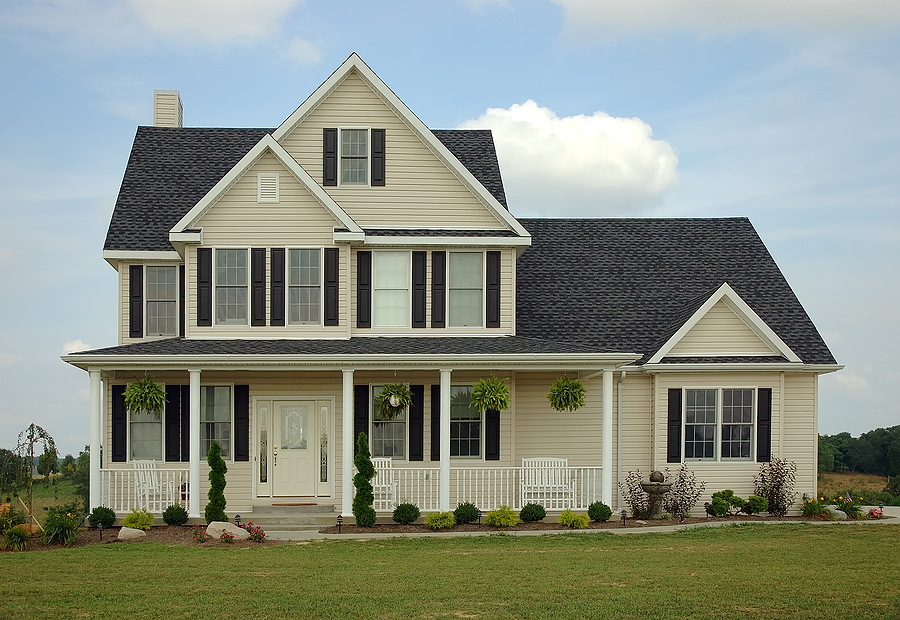
#> input picture 08_Inteligencia_Artificial/04_Visao_Computacional/02_Filtros_e_Atributos/imagens/casa.jpg, 900 x 620 px, found by its file name
$ jupyter execute 08.1_deteccao_de_bordas.ipynb   (older library calls are emulated)
#> lines starting #> are read from the running program, lines starting #| are printed output that depends on the picture
## Detecção de bordas
***

Detectar bordas em uma imagem é um conceito importante e tem muitas aplicações. Detectar bordas pode nos ajudar a saber mais sobre a estrutura e o limite dos objetos em uma imagem. As bordas são definidas como partes de imagens onde há mudanças significativas nos valores  de  pixel  ao  atravessar  a imagem.  O  que  isso  significa?

Digamos  que  estamos digitalizando  uma  imagem  da  esquerda  para  a  direita,  e  enquanto  examinamos  a  imagem, percebemos que o valor de pixel, do pixel anterior, é muito menor que o valor de pixel, do pixel atual. Isso implica que o pixel atual pode ser provavelmente um pixel de borda. Como vimos anteriormente, uma derivada de imagem é a maneira de encontrar a mudança nos valores de pixel e, portanto, pode ser uma maneira ingênua de encontrar bordas em uma imagem.

Usando uma derivada de imagem, podemos encontrar pixels onde há alteração nos valores de pixels entre  os  pixels  vizinhos  e  esse  pixel  provavelmente  será  parte  de  uma  borda.  Usar  apenas derivados  de  imagem  não  é  muito  robusto.  Imagens  com  muito  barulho (noise) produzirão muitas bordas falsas, o que reduzirá a qualidade geral do seu sistema de visão. Existem técnicas de  detecção  de  bordas  mais  sofisticadas,  como  os  detectores  de  borda  **Sobel  e  Canny**  que abordaremos agora e que são mais robustos e produzem menos resultados falsos.

O gradiente de imagem é um dos blocos de construção fundamentais no processamento de imagens de visão computacional. Usamos gradientes para detectar bordas em imagens, o que nos permite encontrar contornos de objetos em imagens. Nós os usamos como entradas para quantificar imagens através da extração de recursos -na verdade, descritores de imagem bem  sucedidos  e  bem  conhecidos,  como  Histograma  de  Gradientes  Orientados  e  SIFT,  são construídos com representações de gradiente de imagem. As imagens de gradiente são usadas para construir mapas de saliência, que destacam os assuntos de uma imagem.

Usamos gradientes o tempo todo em visão computacional e processamento de imagem. Podemos dizer que eles são um dos blocos de construção mais importantes e vamos discuti-los em detalhes antes de praticar com o OpenCV.

***
### Gradiente de Imagem
***

Os gradientes de imagem são usados como blocos de construção básicos em muitas aplicações  de  processamento  de  imagem  e  visão  computacional. No  entanto,  a  aplicação principal de gradientes de imagem é na detecção de borda.

Como o nome sugere, a detecção de bordas é o processo de encontrar bordas em uma imagem, o que revela informações estruturais sobre os objetos em uma imagem. As bordas podem, portanto, corresponder a:

* Limites de um objeto em uma imagem
* Limites de sombras ou condições de iluminação em uma imagem
* Limites de "partes" dentro de um objeto

Abaixo temos uma imagem com as bordas sendo detectadas:

À esquerda, temos nossa imagem de entrada original. À direita, temos nossa imagem com bordas detectadas - comumente chamado de mapa de bordas (edge map). A imagem à direita revela claramente a estrutura e o esboço dos objetos em uma imagem. Observe como o contorno  do rosto é claramente  revelado.  Usando  este  esboço,  podemos  então  aplicar contornos (Contours) para extrair os objetos reais da região ou quantificar as formas para que possamos  identificá-los  mais  tarde.  Assim  como  os  gradientes  de  imagem  são  blocos  de construção para métodos como a detecção de bordas, a detecção de bordas também é um bloco  de  construção  para  o  desenvolvimento  de  uma  aplicação  completa  de  visão computacional. Então, como podemos encontrar essas bordas em uma imagem? O primeiro passo é calcular o gradiente da imagem.

Formalmente, um gradiente de imagem é definido como uma mudança direcional na intensidade da imagem. Explicando: em cada pixel da imagem de entrada (escala de cinza), um gradiente mede a mudança na intensidade do pixel em uma determinada direção. Ao estimar a direção ou a orientação juntamente com a magnitude (ou seja, quão forte é a mudança de direção), podemos detectar regiões de uma imagem que se parecem com bordas.

Na  prática,  os  gradientes  de  imagem  são  estimados  usando  kernels  (conforme estudamos anteriormente), assim como fizemos usando alisamento (Smoothing) e desfocagem (Blurring)- mas desta vez estamos tentando encontrar os componentes estruturais da imagem. Nosso  objetivo  aqui  é  encontrar  a  mudança  de  direção  para  o  pixel  central  marcado  em vermelho na direção x e y:

No  entanto,  antes de  mergulhar  em  kernels  para  a  estimativa  de  gradiente,  vamos realmente passar pelo processo de computação do gradiente manualmente. O primeiro passo é simplesmente encontrar e marcar os pixels norte, sul, leste e oeste ao redor do pixel central.

Na imagem acima, examinamos a vizinhança 3x3 que circunda o pixel central (252). Nossos valores x correm da esquerda para a direita e nossos valores y de cima para baixo. Para calcular qualquer mudança de direção, precisaremos dos pixels norte, sul, leste e oeste, que são marcados na figura abaixo.

Se indicarmos a nossa imagem de entrada como I, então definimos os pixels norte, sul, leste e oeste usando a seguinte notação:

* **Norte**: $I(x, y - 1)$
* **Sul**: $I(x, y + 1)$
* **Leste**: $I(x + 1, y)$
* **Oeste**: $I(x - 1, y)$

Esses quatro valores são críticos no cálculo das mudanças na intensidade da imagem tanto na direção x quanto na y. Para demonstrar isso, vamos calcular a mudança vertical ou a alteração y tomando a diferença entre os pixels norte e sul:

$$G_y = I(x, y - 1) - I(x, y + 1)$$

Da mesma forma, podemos calcular a mudança horizontal ou a mudança x, tomando a diferença entre os pixels leste e oeste:

$$G_x = I(x + 1, y) - I(x - 1, y)$$

Agora temos $G_x$ e $G_y$, que representam a alteração na intensidade da imagem para o pixel central na direção x e y. Mas a grande questão é: o que fazemos com esses valores? Para responder  a  isso,  precisaremos  definir  dois  novos  termos - a  magnitude  do  gradiente  e  a orientação do gradiente.

A **magnitude do gradiente** é usada para medir quão forte é a mudança na intensidade da imagem. A magnitude do gradiente é um número de valor real que quantifica a "força" da mudança de intensidade.

A **orientação do gradiente** é  usada  para  determinar  em  que  direção  a  mudança  de intensidade  está  apontando.  Como  o  nome  sugere,  a  orientação  do  gradiente  nos  dará  um ângulo que podemos usar para quantificar a direção da mudança.

Por exemplo, veja a seguinte visualização da orientação do gradiente:

À  esquerda,  temos  uma  região 3x3 de  uma  imagem  onde  a  metade  superior  da imagem  é  branca  e  a  metade  inferior  da  imagem  é  preta.  A  orientação  do  gradiente  é, portanto, 90º.

E  à  direita  temos  outra  vizinhança  3x3  de  uma  imagem,  onde  a  região  triangular superior é branca e a região triangular inferior é preta. Aqui podemos ver a mudança de direção é igual a 45º.

Intuitivamente,  as  mudanças  na  direção  fazem  sentido,  pois  podemos  realmente visualizar  o  resultado. Mas,  como realmente calculamos  a  magnitude  e  orientação  do gradiente? Vamos  ver  se  podemos  desmistificar  o  cálculo  da orientação e  da  magnitude. Comecemos com uma imagem 3x3:

Aqui podemos ver que o pixel central está marcado em vermelho. O próximo passo na determinação da orientação e da magnitude do gradiente é realmente calcular as mudanças no gradiente na direção x e y. Felizmente, já sabemos como fazer isso - eles são simplesmente os valores  $G_x$ e  $G_y$ que  calculamos  anteriormente! Usando $G_x$ e $G_y$,  podemos  aplicar  alguma trigonometria básica para calcular a magnitude e orientação do gradiente G:

Inspecionando  este  triângulo  você  pode  ver  que  a  magnitude  do  gradiente  G  é  a hipotenusa  do  triângulo.  Portanto,  tudo  o  que  precisamos  fazer  é  aplicar  o  teorema  de Pitágoras (lembra disso, das aulas de Matemática da sétima série, quando você se perguntava quando  usaria  isso  na  sua  vida?  Parece  que  o  momento  chegou) e  acabaremos  com  a magnitude do gradiente:

$$G = \sqrt{G_x^2 + G_y^2}$$

A  orientação  do  gradiente  pode  então  ser  dada  como  a  proporção  de  $G_y$ para  $G_x$. Tecnicamente, usamos o $tan^{-1}$ para calcular a orientação do gradiente, mas isso poderia levar a valores  indefinidos  e  então usaremos  a  função  arctan2  para  representar  os  diferentes quadrantes em vez disso:

$$\theta = arctan2(G_y, G_x) \times (\frac{180}{\pi})$$

A função arctan2 nos dá a orientação em radianos, que então convertemos em graus multiplicando pela proporção de $\frac{180}{\pi}$. Vamos prosseguir e calcular manualmente G e $\theta$ para que possamos ver como o processo éfeito:

Na imagem acima, temos uma imagem onde o terço superior é branco e os dois terços inferiores são pretos. Usando as equações para $G_x$ e $G_y$, chegamos a:

$$G_x = 0 - 0 = 0 e G_y = 255 - 0 = 255$$

Conectando esses valores em nossa equação de magnitude de gradiente, obtemos:

$$G = \sqrt{0^2 + 255^2} = 255$$

Quanto à nossa orientação do gradiente, temos:

$$\theta = arctan2(255, 0) \times (\frac{180}{\pi}) = 90º$$

Com  certeza,  o  gradiente  do  pixel  central  está  apontando  como  verificado  pelo $\theta = 90º$. Não é tão difícil calcular a magnitude e a orientação do gradiente não é mesmo? Vamos fazer outro exemplo só por diversão:

Nesta imagem podemos ver que a região triangular inferior é branca, enquanto a região triangular superior é preto. Calculando $G_x$ e $G_y$ chegamos a:

$$G_x = 0 - 255 = -255 e G_y = 0 - 255 = -255$$

O que nos deixa com uma magnitude de gradiente de:

$$G = \sqrt{255^2 + 255^2} = 360.62$$

E uma orientação de gradiente de:

$$\theta = arctan2(-255, -255) \times (\frac{180}{\pi}) = -135º$$

Com  certeza,  nosso  gradiente  está  apontando  para  baixo  e  para  a  esquerda  em  um ângulo de -135º.

Claro, apenas calculamos nossa orientação e magnitude do gradiente para dois valores de pixel exclusivos: 0 e 255. Normalmente, você informaria a orientação e a magnitude em uma imagem em escala de cinza onde o intervalo de valores seria [0, 255].

***

[cell 1]
from matplotlib import pyplot as plt
import numpy as np
import cv2

def show(img):
    """
    Redimensionar a imagem e mostrar no codigo.
    """

    img = cv2.cvtColor(img, cv2.COLOR_BGR2RGB)
    plt.rcParams['figure.figsize'] = (50, 50)
    plt.imshow(img)
    plt.axis("off")
    plt.show()

[cell 2]
# Carrega a imagem e converte para escala de cinza
image = cv2.imread("imagens/casa.jpg")
#> image is the input picture: shape (620, 900, 3); mean B, G, R 131.8, 143.8, 136.6
gray = cv2.cvtColor(image, cv2.COLOR_BGR2GRAY)
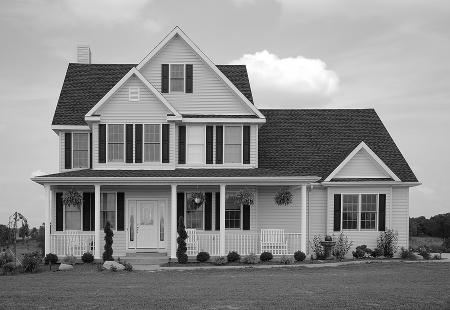
#> gray: shape (620, 900) (shown at 1/2 size); min 0, max 255, mean 140.3
show(gray)

[cell 3]
# Computando os gradientes nos eixos X e Y
gX = cv2.Sobel(gray, cv2.CV_64F, 1, 0)
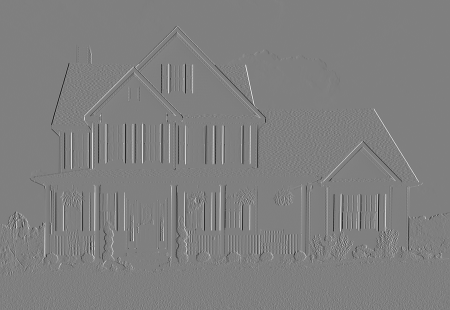
#> gX: shape (620, 900) float64 (shown at 1/2 size); min -1019, max 1016, mean 0; drawn with min black and max white
gY = cv2.Sobel(gray, cv2.CV_64F, 0, 1)
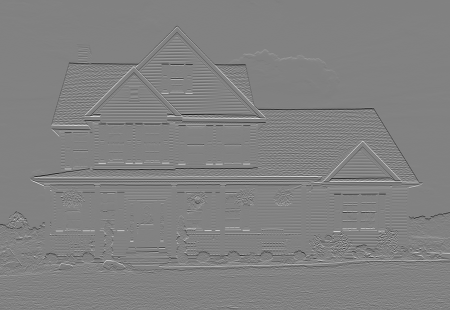
#> gY: shape (620, 900) float64 (shown at 1/2 size); min -1019, max 981, mean -1.5; drawn with min black and max white

[cell 4]
# Calcula a magnitude e a orientação do gradiente, respectivamente
mag = np.sqrt((gX ** 2) + (gY ** 2))
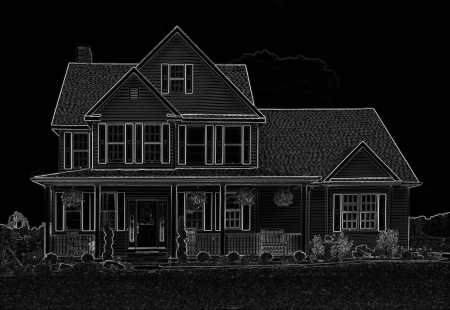
#> mag: shape (620, 900) float64 (shown at 1/2 size); min 0, max 1034.1, mean 89.5; drawn with min black and max white
orientation = np.arctan2(gY, gX) * (180 / np.pi) % 180
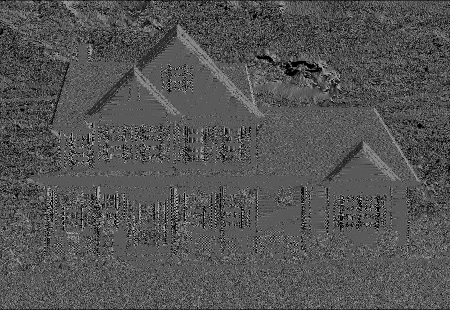
#> orientation: shape (620, 900) float64 (shown at 1/2 size); min 0, max 179.9, mean 83.9

[cell 5]
# Encontra todos os pixels que estão dentro dos limites dos ângulos superior e inferior
idxs = np.where(orientation >= 175.0, orientation, -1)
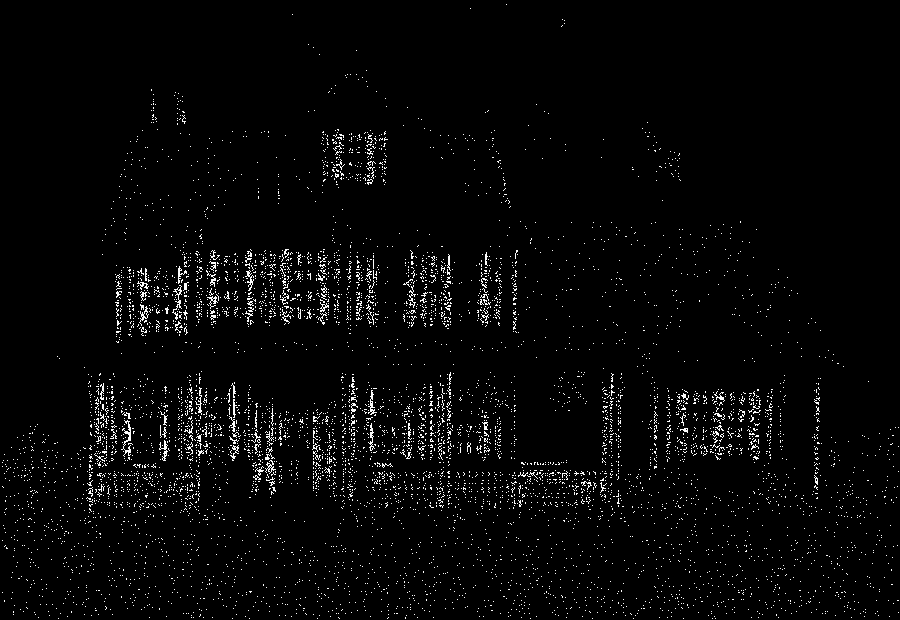
#> idxs: shape (620, 900) float64; min -1, max 179.9, mean 3.8; drawn with min black and max white
idxs = np.where(orientation <= 180.0, idxs, -1)
mask = np.zeros(gray.shape, dtype="uint8")
mask[idxs > -1] = 255

[cell 6]
show(mask)

$ run again, with 08_Inteligencia_Artificial/04_Visao_Computacional/02_Filtros_e_Atributos/imagens/beija-flor.jpg copied over 08_Inteligencia_Artificial/04_Visao_Computacional/02_Filtros_e_Atributos/imagens/casa.jpg
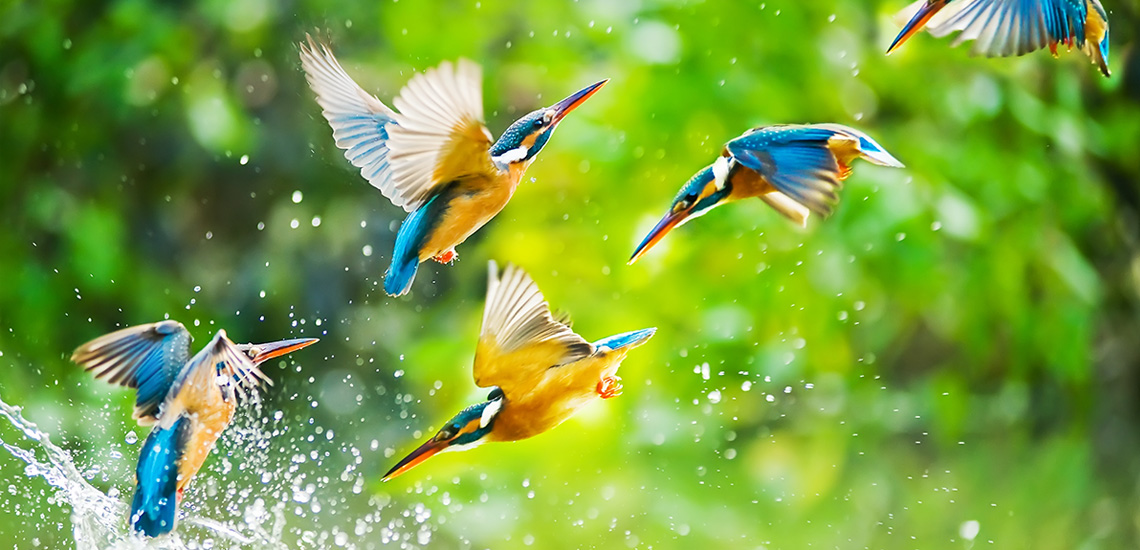
#> input picture 08_Inteligencia_Artificial/04_Visao_Computacional/02_Filtros_e_Atributos/imagens/beija-flor.jpg, 1140 x 550 px, found by its file name
#> image is the input picture: shape (550, 1140, 3); mean B, G, R 65.3, 160.7, 121.7
#> `orientation = np.arctan2(gY, gX) * (180 / np.pi) % 180`:
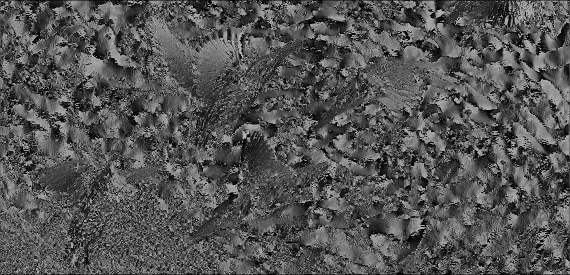
#> orientation: shape (550, 1140) float64 (shown at 1/2 size); min 0, max 179.9, mean 84.4
#> `idxs = np.where(orientation >= 175.0, orientation, -1)`:
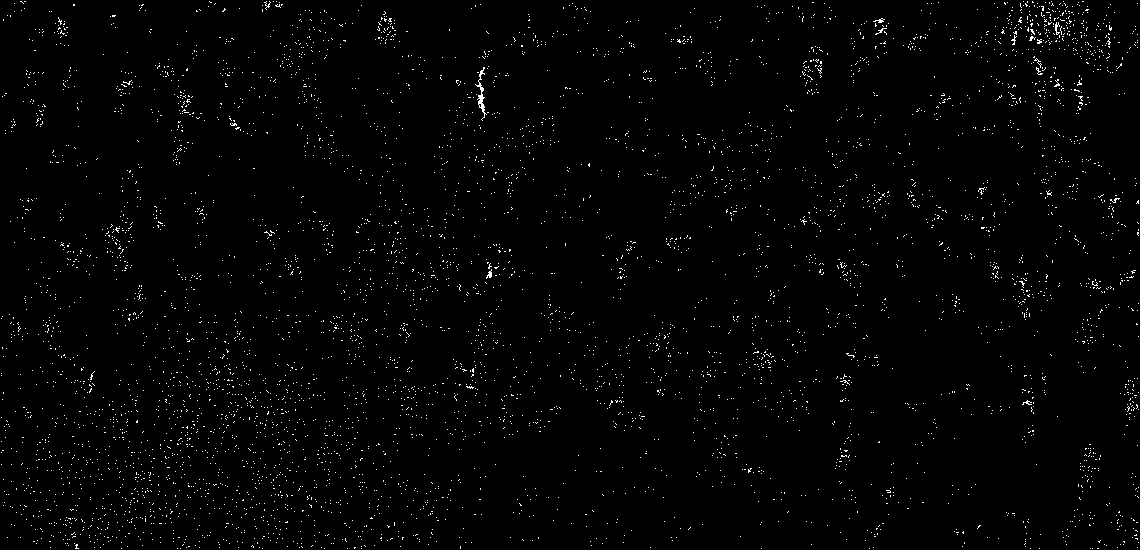
#> idxs: shape (550, 1140) float64; min -1, max 179.9, mean 1.5; drawn with min black and max white
#> img: shape (550, 1140, 3); 1.4% white in thin lines or dots
